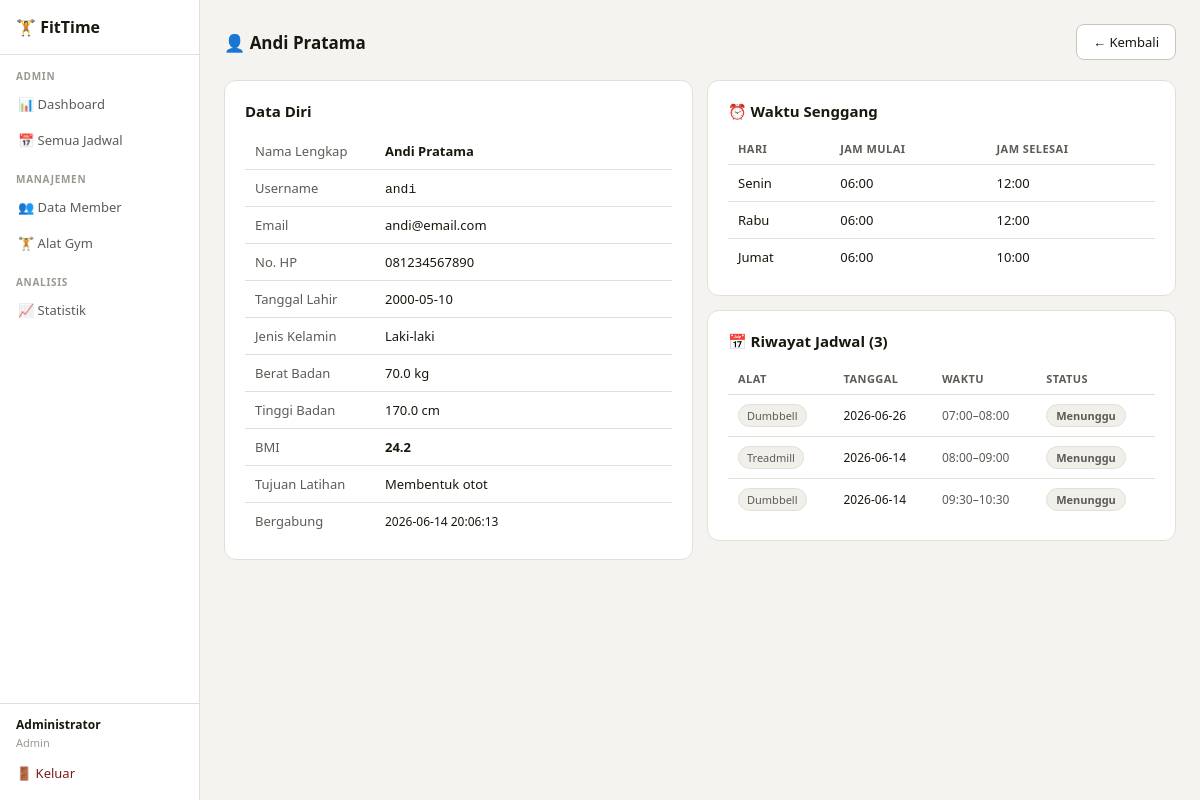
Page /admin/member/2 (signed in) on the committed database.
### tables this page shows
CREATE TABLE users (
            id INTEGER PRIMARY KEY AUTOINCREMENT,
            username TEXT UNIQUE NOT NULL,
            password TEXT NOT NULL,
            role TEXT NOT NULL DEFAULT 'member',  -- 'admin' or 'member'
            nama_lengkap TEXT,
            email TEXT,
            no_hp TEXT,
            tanggal_lahir TEXT,
            jenis_kelamin TEXT,
            berat_badan REAL,
            tinggi_badan REAL,
            tujuan_latihan TEXT,
            created_at TEXT DEFAULT (datetime('now','localtime'))
        );

CREATE TABLE waktu_senggang (
            id INTEGER PRIMARY KEY AUTOINCREMENT,
            user_id INTEGER NOT NULL,
            hari TEXT NOT NULL,
            jam_mulai TEXT NOT NULL,
            jam_selesai TEXT NOT NULL,
            FOREIGN KEY (user_id) REFERENCES users(id)
        );

CREATE TABLE jadwal (
            id INTEGER PRIMARY KEY AUTOINCREMENT,
            user_id INTEGER NOT NULL,
            alat_id INTEGER NOT NULL,
            tanggal TEXT NOT NULL,
            jam_mulai TEXT NOT NULL,
            jam_selesai TEXT NOT NULL,
            catatan TEXT,
            status TEXT DEFAULT 'pending',  -- pending, approved, rejected, clash
            created_at TEXT DEFAULT (datetime('now','localtime')),
            FOREIGN KEY (user_id) REFERENCES users(id),
            FOREIGN KEY (alat_id) REFERENCES alat_gym(id)
        );

CREATE TABLE alat_gym (
            id INTEGER PRIMARY KEY AUTOINCREMENT,
            nama TEXT UNIQUE NOT NULL,
            deskripsi TEXT,
            kapasitas INTEGER DEFAULT 1,
            aktif INTEGER DEFAULT 1
        );

### app.py (the view)
@app.route('/admin/member/<int:uid>')
@login_required('admin')
def admin_member_detail(uid):
    with get_db() as db:
        user = db.execute('SELECT * FROM users WHERE id=?',(uid,)).fetchone()
        jadwal = db.execute('''SELECT j.*,a.nama as alat_nama FROM jadwal j
            JOIN alat_gym a ON j.alat_id=a.id WHERE j.user_id=? ORDER BY j.tanggal DESC,j.jam_mulai''',(uid,)).fetchall()
        ws = db.execute('SELECT * FROM waktu_senggang WHERE user_id=? ORDER BY id',(uid,)).fetchall()
        return render_template('admin_member_detail.html', user=user, jadwal=jadwal, ws=ws)

### app.py (called while the page is built)
def get_db():
    conn = sqlite3.connect(DB)
    conn.row_factory = sqlite3.Row
    return conn

def login_required(role=None):
    from functools import wraps
    def decorator(f):
        @wraps(f)
        def wrapped(*args,**kwargs):
            if 'user_id' not in session:
                flash('Silakan login terlebih dahulu.','warning')
                return redirect(url_for('login'))
            if role and session.get('role') != role:
                flash('Akses ditolak.','danger')
                return redirect(url_for('dashboard'))
            return f(*args,**kwargs)
        return wrapped
    return decorator

### templates/admin_member_detail.html (shortened to what this page needs)
{% extends 'base.html' %}
{% block content %}
<div class="page-header">
  <div class="page-title">👤 {{ user.nama_lengkap or user.username }}</div>
  <a href="{{ url_for('admin_member') }}" class="btn">← Kembali</a>
</div>
<div class="grid-2">
  <div class="card">
    <div class="section-title">Data Diri</div>
    <table>
      <tr><td style="color:var(--text2);width:130px">Nama Lengkap</td><td><strong>{{ user.nama_lengkap or '—' }}</strong></td></tr>
      <tr><td style="color:var(--text2)">Username</td><td><code>{{ user.username }}</code></td></tr>
      <tr><td style="color:var(--text2)">Email</td><td>{{ user.email or '—' }}</td></tr>
      <tr><td style="color:var(--text2)">No. HP</td><td>{{ user.no_hp or '—' }}</td></tr>
      <tr><td style="color:var(--text2)">Tanggal Lahir</td><td>{{ user.tanggal_lahir or '—' }}</td></tr>
      <tr><td style="color:var(--text2)">Jenis Kelamin</td><td>{{ 'Laki-laki' if user.jenis_kelamin=='L' else 'Perempuan' if user.jenis_kelamin=='P' else '—' }}</td></tr>
      <tr><td style="color:var(--text2)">Berat Badan</td><td>{{ user.berat_badan or '—' }} kg</td></tr>
      <tr><td style="color:var(--text2)">Tinggi Badan</td><td>{{ user.tinggi_badan or '—' }} cm</td></tr>
      {% if user.berat_badan and user.tinggi_badan %}
      <tr><td style="color:var(--text2)">BMI</td><td><strong>{{ "%.1f"|format(user.berat_badan/((user.tinggi_badan/100)**2)) }}</strong></td></tr>
      {% endif %}
      <tr><td style="color:var(--text2)">Tujuan Latihan</td><td>{{ user.tujuan_latihan or '—' }}</td></tr>
      <tr><td style="color:var(--text2)">Bergabung</td><td style="font-size:12px">{{ user.created_at }}</td></tr>
    </table>
  </div>
  <div>
    <div class="card" style="margin-bottom:14px">
      <div class="section-title">⏰ Waktu Senggang</div>
      {% if ws %}
      <table><thead><tr><th>Hari</th><th>Jam Mulai</th><th>Jam Selesai</th></tr></thead><tbody>
      {% for w in ws %}<tr><td>{{ w.hari }}</td><td>{{ w.jam_mulai }}</td><td>{{ w.jam_selesai }}</td></tr>{% endfor %}
      </tbody></table>
      {% else %}<div class="empty">Belum ada waktu senggang.</div>{% endif %}
    </div>
    <div class="card">
      <div class="section-title">📅 Riwayat Jadwal ({{ jadwal|length }})</div>
      {% if jadwal %}
      <table><thead><tr><th>Alat</th><th>Tanggal</th><th>Waktu</th><th>Status</th></tr></thead><tbody>
      {% for j in jadwal %}
      <tr>
        <td><span class="chip">{{ j.alat_nama }}</span></td>
        <td style="font-size:12px">{{ j.tanggal }}</td>
        <td style="font-size:12px;color:var(--text2)">{{ j.jam_mulai }}–{{ j.jam_selesai }}</td>
        <td>
          {% if j.status=='approved' %}<span class="badge b-ok">Disetujui</span>
          {% elif j.status=='rejected' %}<span class="badge b-clash">Ditolak</span>
          {% else %}<span class="badge b-gray">Menunggu</span>{% endif %}
        </td>
      </tr>
      {% endfor %}
      </tbody></table>
      {% else %}<div class="empty">Belum ada jadwal.</div>{% endif %}
    </div>
  </div>
</div>
{% endblock %}

### templates/base.html (style rules this page uses)
:root { --bg:#f4f3ef;--surface:#fff;--surface2:#f0efe9;--border:#e2dfd6;--border2:#c8c5b8; --text:#18180f;--text2:#5c5b55;--text3:#9a9890; --blue:#185FA5;--blue-bg:#e6f1fb;--blue-t:#0c447c; --green:#3B6D11;--green-bg:#eaf3de;--green-t:#27500a; --red:#A32D2D;--red-bg:#fcebeb;--red-t:#791f1f; --amber:#854F0B;--amber-bg:#faeeda;--amber-t:#633806; --r:8px;--rl:12px; }
* { box-sizing:border-box;margin:0;padding:0 }
body { font-family:'Segoe UI',system-ui,sans-serif;background:var(--bg);color:var(--text);font-size:14px;min-height:100vh }
a { color:var(--blue);text-decoration:none }
button,.btn { cursor:pointer;border-radius:var(--r);border:1px solid var(--border2);background:var(--surface);color:var(--text);padding:8px 16px;display:inline-flex;align-items:center;gap:6px;font-weight:500;font-size:13px;transition:all .15s;text-decoration:none }
.card { background:var(--surface);border:1px solid var(--border);border-radius:var(--rl);padding:1.25rem }
.badge { display:inline-flex;align-items:center;gap:3px;padding:3px 9px;border-radius:99px;font-size:11px;font-weight:600 }
.b-gray { background:var(--surface2);color:var(--text2);border:1px solid var(--border) }
table { width:100%;border-collapse:collapse;font-size:13px }
th { text-align:left;padding:8px 10px;font-size:11px;font-weight:700;color:var(--text2);border-bottom:1px solid var(--border);text-transform:uppercase;letter-spacing:.04em }
td { padding:9px 10px;border-bottom:1px solid var(--border);vertical-align:middle }
tr:last-child td { border-bottom:none }
.grid-2 { display:grid;grid-template-columns:1fr 1fr;gap:14px }
.section-title { font-size:15px;font-weight:700;color:var(--text);margin-bottom:12px }
.chip { display:inline-flex;align-items:center;padding:3px 8px;border-radius:99px;font-size:11px;background:var(--surface2);color:var(--text2);border:1px solid var(--border);gap:4px }
.page-header { display:flex;align-items:center;justify-content:space-between;margin-bottom:1.25rem;flex-wrap:wrap;gap:8px }
.page-title { font-size:17px;font-weight:800;color:var(--text);display:flex;align-items:center;gap:8px }

### rows in the picture
users: nama_lengkap "Andi Pratama", username "andi", email "andi@email.com", no_hp "081234567890", tanggal_lahir "2000-05-10", jenis_kelamin "Laki-laki", berat_badan "70.0", tinggi_badan "170.0", user.berat_badan/((user.tinggi_badan/100)**2) "24.2", tujuan_latihan "Membentuk otot", created_at "2026-06-14 20:06:13"
waktu_senggang: hari "Senin", jam_mulai "06:00", jam_selesai "12:00"
waktu_senggang: hari "Rabu", jam_mulai "06:00", jam_selesai "12:00"
waktu_senggang: hari "Jumat", jam_mulai "06:00", jam_selesai "10:00"
jadwal: alat_nama "Dumbbell", tanggal "2026-06-26", jam_mulai "07:00", jam_selesai "08:00", status "Menunggu"
jadwal: alat_nama "Treadmill", tanggal "2026-06-14", jam_mulai "08:00", jam_selesai "09:00", status "Menunggu"
jadwal: alat_nama "Dumbbell", tanggal "2026-06-14", jam_mulai "09:30", jam_selesai "10:30", status "Menunggu"

### other values in the picture
{{ session.nama }} "Administrator"
{{ session.role|capitalize }} "Admin"
{{ jadwal|length }} "3"
